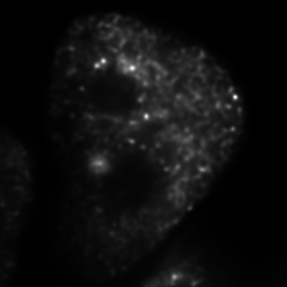
#> input picture image_analysis/pipelines/SACDpy/validation_report_SACDm/sacdm-right.tif, 287 x 287 px
$ python lib_bandpass_filter.py
#> lines starting #> are read from the running program, lines starting #| are printed output that depends on the picture
#> the answer given: ../pipelines/SACDpy/validation_report_SACDm/sacdm-right.tif
from tifffile import imread, imwrite
from scipy.ndimage import white_tophat
from skimage.filters import difference_of_gaussians
from skimage.util import img_as_uint
from tkinter import filedialog as fd
import numpy as np
from rich.progress import track
from os.path import dirname, basename, join
import os
import shutil


def create_output_folder(parent_dir, sigma_low, sigma_high):
    """Create output folder with sigma parameters in name"""
    folder_name = (
        f"{basename(parent_dir)}-bandpass-sigma1-{sigma_low}-sigma2-{sigma_high}"
    )
    output_path = join(parent_dir, folder_name)

    try:
        os.mkdir(output_path)
    except FileExistsError:
        shutil.rmtree(output_path)
        os.mkdir(output_path)
    return output_path


def process_video(file_path, sigma_low, sigma_high, output_folder):
    """Process individual video file with given DoG parameters"""
#> called with sigma_low = 1, sigma_high = 3
    video = imread(file_path)
#> video is the input picture: shape (287, 287) float32; min 426145.1, max 4.02e+09, mean 218125760
    video_out = []

    for img in video:
        img_filtered = difference_of_gaussians(img, sigma_low, sigma_high)
        video_out.append(img_filtered)
#> after the loop, video_out = 287 items

    video_out = np.stack(video_out)
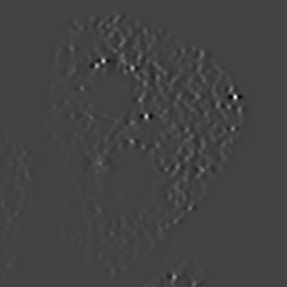
#> video_out: shape (287, 287) float32; min -494962688, max 1.36e+09, mean 305.8; drawn with min black and max white
    base_name = f"{basename(file_path)[:-4]}-bandpass-sigma1-{sigma_low}-sigma2-{sigma_high}.tif"
    save_path = join(output_folder, base_name)

    # Handle different dimensional cases
    if len(video.shape) < 3:  # Single image
#> (the run stopped early here; a loop or call above may not have finished)
